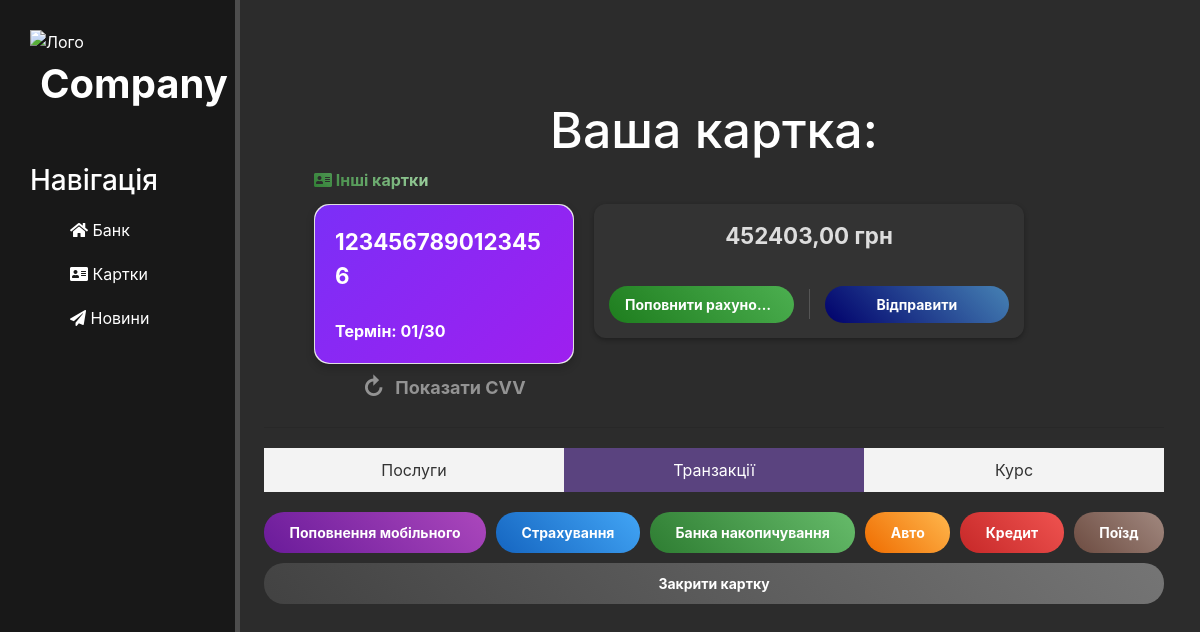
Page /cards/13/ (signed in) on the earlier database version.
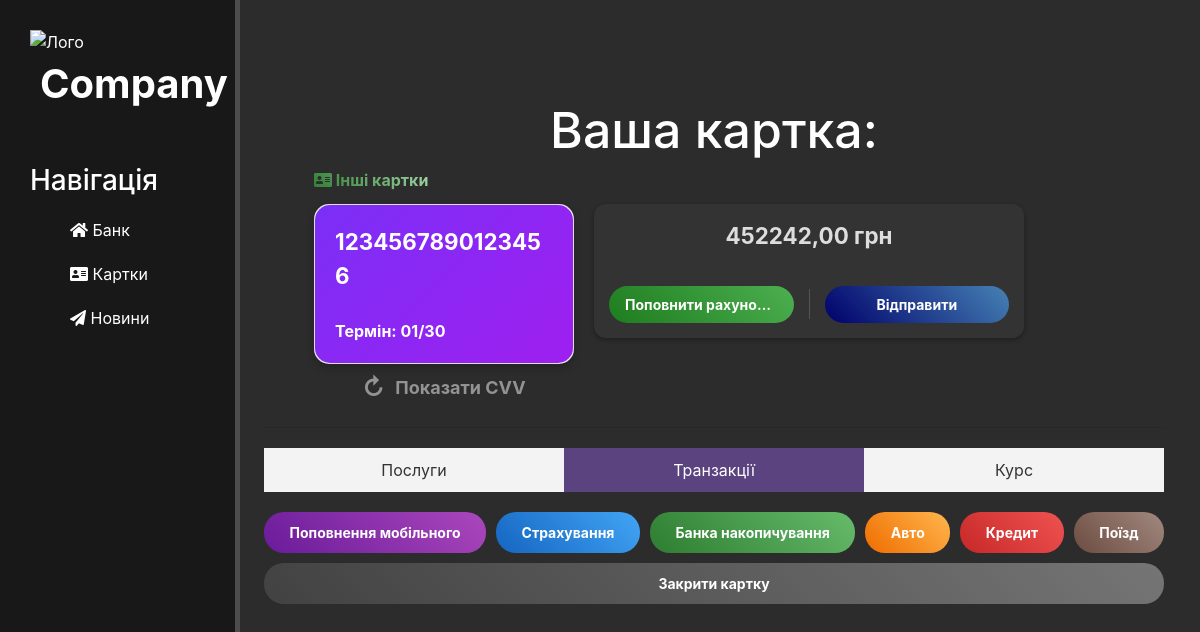
Same page on the later database version.
### site_auth/models.py (models this page shows, shortened)
class BankCard(models.Model):
    user = models.ForeignKey(settings.AUTH_USER_MODEL, on_delete=models.CASCADE, related_name="bank_cards")
    card_number = models.CharField(max_length=16, unique=True)
    cvv = models.CharField(max_length=3)
    expiry_date = models.CharField(max_length=5)
    balance = models.DecimalField(max_digits=10, decimal_places=2, default=0.00)

### cards/views.py (the view)
# urls.py: path('<int:pk>/', views.card, name='card'),
def card(request, pk):
    card = get_object_or_404(BankCard, pk=pk, user=request.user)
    transactions = Transaction.objects.filter(card=card).order_by("-date")
    context = {
        "card": card,
        "transactions": transactions
    }
    return render(request, "cards/card.html", context)

### templates/cards/card.html (shortened to what this page needs)
{% extends 'layout.html' %}
{% load static %}
{% block content %}
<link rel="stylesheet" href="{% static 'cards/css/style_card.css' %}">
<div class="features">
    {% if request.user.is_authenticated %}
        <h1>Ваша картка:</h1>
        <div class="card-section">
            <a href="{% url 'cards:cards' %}" class="button-cards"><i class="fas fa-address-card"></i> Інші картки</a>
            <div class="card-wrapper">
                <div class="card-container">
                    <div class="card" id="card">
                        <div class="card-front">
                            <div class="card-number">{{ card.card_number }}</div>
                            <div class="card-expiry">Термін: {{ card.expiry_date }}</div>
                        </div>
                        <div class="card-back">
                            <div class="card-number">{{ card.card_number }}</div>
                            <div class="card-cvv">CVV: {{ card.cvv }}</div>
                        </div>
                    </div>
                    <button class="flip-button" id="flipButton" onclick="toggleCVV()">
                        <span class="arrow-container">&#x21bb;</span>
                        <span class="button-text" id="flipButtonText">Показати CVV</span>
                    </button>
                </div>
                <div class="balance-block">
                    <div class="balance-info">
                        <span class="balance-amount">{{ card.balance }} грн</span>
                    </div>
                    <div class="action-buttons">
                        <a href="#" class="replenish-button">Поповнити рахунок +</a>
                        <a href="transfer" class="send-button">Відправити</a>
                    </div>
                </div>
            </div>
        </div>
        <hr>
        <div class="tabs">
            <button class="tab-button" data-tab="services">Послуги</button>
            <button class="tab-button active" data-tab="transactions">Транзакції</button>
            <button class="tab-button" data-tab="rates">Курс</button>
        </div>
        <div class="tab-content" id="services" style="display: block;">
            <div class="services-buttons">
                <a href="mobile" class="service-button" style="--color-start: #6a1b9a; --color-end: #ab47bc;">Поповнення мобільного</a>
                <a href="insurance" class="service-button" style="--color-start: #1565c0; --color-end: #42a5f5;">Страхування</a>
                <a href="#" class="service-button" style="--color-start: #2e7d32; --color-end: #66bb6a;">Банка накопичування</a>
                <a href="auto" class="service-button" style="--color-start: #ef6c00; --color-end: #ffb74d;">Авто</a>
                <a href="#" class="service-button" style="--color-start: #c62828; --color-end: #ef5350;">Кредит</a>
                <a href="train" class="service-button" style="--color-start: #6d4c41; --color-end: #a1887f;">Поїзд</a>
                <a href="close-card" class="service-button" style="--color-start: #424242; --color-end: #757575;">Закрити картку</a>
            </div>
        </div>
    {% else %}
        <h1>Ласкаво просимо</h1>
        <p>Будь ласка, <a href="/auth/login/">увійдіть</a> або <a href="/auth/register/">зареєструйтесь</a>.</p>
    {% endif %}
</div>
{% endblock %}

### templates/layout.html (shortened to what this page needs)
{% load static %}
<!DOCTYPE html>
<html lang="ru">
<head>
    <link rel="stylesheet" href="https://stackpath.bootstrapcdn.com/bootstrap/4.5.2/css/bootstrap.min.css">
    <link rel="stylesheet" href="{% static 'home/css/home.css' %}">
    <link rel="stylesheet" href="https://use.fontawesome.com/releases/v5.8.2/css/all.css">
</head>
<body>
    <aside>
        <img scr="{% static 'home/img/logo.svg' %}" alt="Лого">
        <span class="logo">Company</span>
        <h3>Навігація</h3>
        <ul>
            <a href="{% url 'home' %}"><li><i class="fas fa-home"></i> Банк </li></a>
            <a href="/cards/"><li><i class="fas fa-address-card"></i> Картки </li></a>
            <a href="{% url 'home' %}"><li><i class="fas fa-paper-plane"></i> Новини </li></a>
        </ul>
    </aside>
    <main>
        {% block content %}
        {% endblock %}
    </main>
</body>
</html>

### static/home/css/home.css (style rules this page uses)
body { background: #2c2c2c; margin: 0; padding: 0; }
aside { position: fixed; top: 0; left: 0; background: #181818; width: 20%; padding: 2.5%; height: 100vh; color: #fff; border-right: 5px solid #4d4d4d; z-index: 1000; }
aside img { width: 80px; float: left; }
aside .logo { font-size: 40px; margin-left: 10px; font-weight: bold; top: -5px; }
aside h3 { margin-top: 50px; font-size: 28px; }
aside ul { list-style: none; }
aside ul li { color: #fff; display: block; margin-top: 20px; transition: transform .6s ease; }
main .features { margin-left: 22%; color: #fff; margin-top: 100px; text-align: center; width: 75%; }
main .features h1 { font-size: 50px; }

Differences in the rows shown:
changed BankCard: balance "452403,00" → "452242,00"
